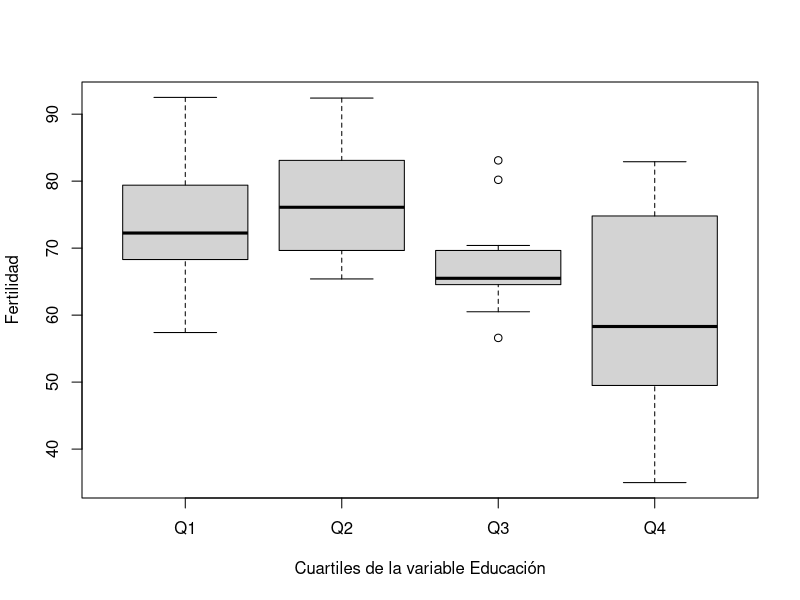
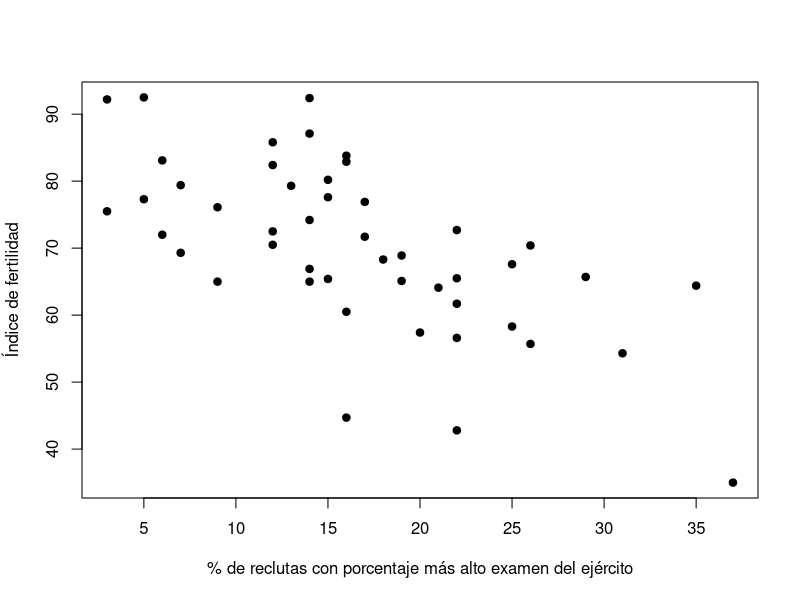

Source code (R) for these figures, in order:
## ---- chunk 1
minutos=c("0<10","10<20","20<30","30<40","40<50","50<60")
num.vuelos=c(30,25,13,6,5,4)
minutos.left=seq(from=0,to=50,by=10)
minutos.right=minutos.left+10
minutos.pm = (minutos.left+minutos.right)/2
tabla=rbind(minutos,num.vuelos)
tabla=as.data.frame(tabla)
colnames(tabla)=c()
rownames(tabla)=c("Minutos de retraso","Número de vuelos")
library(knitr)
library(kableExtra)
knitr::kable(tabla,escape=FALSE)  %>%
  kable_styling(position = "center")
## ---- chunk 2
tabla2=data.frame(minutos,num.vuelos,minutos.pm,num.vuelos*minutos.pm)
names(tabla2)=c("Minutos de retraso","Frecuencia $f_i$ (número de vuelos)","Valores centrales $m_i$","$f_i\\cdot m_i$")
rownames(tabla2)=c()
sumas.tabla2=c("",sum(num.vuelos),"",sum(minutos.pm*num.vuelos))
tabla2=rbind(tabla2,sumas.tabla2)
tabla2[7,1]="Sumas"
knitr::kable(tabla2,align='crr',escape=FALSE)  %>%
  kable_styling(position = "center") %>% 
row_spec(7,bold="TRUE",color="red")
## ---- chunk 3
options(scipen=999)
media.retraso=sum(minutos.pm*num.vuelos)/sum(num.vuelos)
tabla3=data.frame(minutos,num.vuelos,minutos.pm,num.vuelos*minutos.pm,round(minutos.pm-media.retraso,3),round(minutos.pm-media.retraso,3)^2,round((minutos.pm-media.retraso)^2*num.vuelos,3))
names(tabla3)=c("Minutos","$f_i$","$m_i$","$f_i\\cdot m_i$","$m_i-\\overline{x}$","$(m_i-\\overline{x})^2$","$f_i\\cdot (m_i-\\overline{x})^2$")
rownames(tabla3)=c()
sumas.tabla3=c("",sum(num.vuelos),"",sum(minutos.pm*num.vuelos),"","",round(sum(num.vuelos*(minutos.pm-media.retraso)^2),3))
tabla3=rbind(tabla3,sumas.tabla3)
tabla3[7,1]="Sumas"
knitr::kable(tabla3,align='crrrrrr',escape=FALSE)  %>%
  kable_styling(position = "center") %>% 
row_spec(7,bold="TRUE",color="red")
## ---- chunk 4
poblaciones=matrix(c(1, 2, 3, 4, 5, 6, 7, 8, 1, 1, 1, 1, 8, 8, 8, 8,1, 1, 4, 4, 5, 5, 8, 8, -6, -3, 0, 3, 6, 9, 12, 15),nrow=4,byrow=TRUE)
## ---- chunk 5
valores=poblaciones[1,]
tabla4=cbind(valores,valores-mean(poblaciones[1,]),(valores-mean(poblaciones[1,]))^2)
colnames(tabla4)=c("$x_i$","$x_i-4.5$","$(x_i-4.5)^2$")
sumas.tabla4=c("","",sum((poblaciones[1,]-mean(poblaciones[1,]))^2))
tabla4=rbind(tabla4,sumas.tabla4)
rownames(tabla4)=c()
tabla4[9,1]="Sumas"
knitr::kable(tabla4,align='crr',escape=FALSE)  %>%
  kable_styling(position = "center") %>% 
row_spec(9,bold="TRUE",color="red")
## ---- chunk 6
valores=poblaciones[2,]
tabla4=cbind(valores,valores-mean(poblaciones[2,]),(valores-mean(poblaciones[2,]))^2)
colnames(tabla4)=c("$x_i$","$x_i-4.5$","$(x_i-4.5)^2$")
sumas.tabla4=c("","",sum((poblaciones[2,]-mean(poblaciones[2,]))^2))
tabla4=rbind(tabla4,sumas.tabla4)
rownames(tabla4)=c()
tabla4[9,1]="Sumas"
knitr::kable(tabla4,align='crr',escape=FALSE)  %>%
  kable_styling(position = "center") %>% 
row_spec(9,bold="TRUE",color="red")
## ---- chunk 7
valores=poblaciones[3,]
tabla4=cbind(valores,valores-mean(poblaciones[3,]),(valores-mean(poblaciones[3,]))^2)
colnames(tabla4)=c("$x_i$","$x_i-4.5$","$(x_i-4.5)^2$")
sumas.tabla4=c("","",sum((poblaciones[3,]-mean(poblaciones[3,]))^2))
tabla4=rbind(tabla4,sumas.tabla4)
rownames(tabla4)=c()
tabla4[9,1]="Sumas"
knitr::kable(tabla4,align='crr',escape=FALSE)  %>%
  kable_styling(position = "center") %>% 
row_spec(9,bold="TRUE",color="red")
## ---- chunk 8
valores=poblaciones[4,]
tabla4=cbind(valores,valores-mean(poblaciones[4,]),(valores-mean(poblaciones[4,]))^2)
colnames(tabla4)=c("$x_i$","$x_i-4.5$","$(x_i-4.5)^2$")
sumas.tabla4=c("","",sum((poblaciones[4,]-mean(poblaciones[4,]))^2))
tabla4=rbind(tabla4,sumas.tabla4)
rownames(tabla4)=c()
tabla4[9,1]="Sumas"
knitr::kable(tabla4,align='crr',escape=FALSE)  %>%
  kable_styling(position = "center") %>% 
row_spec(9,bold="TRUE",color="red")
## ---- chunk 9
set.seed(2020)
tiempos=round(rnorm(50,25,5),2)
tabla=matrix(tiempos,nrow=5)
tabla=as.data.frame(tabla)
rownames(tabla)=c()
colnames(tabla)=c()
knitr::kable(tabla,escape=FALSE)  %>%
  kable_styling(position = "center")
## ---- chunk 10
tiempos.ordenados=sort(tiempos)
tabla2=matrix(tiempos.ordenados,nrow=5,byrow=TRUE)
tabla2=as.data.frame(tabla2)
rownames(tabla2)=c()
colnames(tabla2)=c()
tabla2[,5]=cell_spec(tabla2[,5],color=ifelse(tabla2[,5] ==31.49,"red","black"))
knitr::kable(tabla2,escape=FALSE)  %>%
  kable_styling(position = "center")
## ---- chunk 11
tabla=swiss
colnames(tabla)=c("Fertilidad","Agricultura","Examen","Educación","Católicos","Mortalidad infantil")
knitr::kable(tabla,escape=FALSE)  %>%
  kable_styling(position = "center")
## ---- chunk 12
valores.educacion=swiss$Education
tabla = as.data.frame(table(valores.educacion))
rownames(tabla)=c()
names(tabla)=c("Educación","Frecuencia $f_i$")
knitr::kable(tabla,align='rc',escape=FALSE)  %>%
  kable_styling(position = "center")
## ---- chunk 13
xi=sort(unique(valores.educacion))
fi=tabla[,2]
tabla2=data.frame(xi,fi,xi*fi)
names(tabla2)=c("Valores educación $x_i$","$f_i$","$f_i\\cdot x_i$")
rownames(tabla2)=c()
sumas.tabla2=c("",sum(fi),sum(xi*fi))
tabla2=rbind(tabla2,sumas.tabla2)
tabla2[20,1]="Sumas"
knitr::kable(tabla2,align='crr',escape=FALSE)  %>%
  kable_styling(position = "center") %>% 
row_spec(20,bold="TRUE",color="red")
## ---- chunk 14
xi=sort(unique(valores.educacion))
fi=tabla[,2]
mitjana=sum(xi*fi)/sum(fi)
tabla3=data.frame(xi,fi,xi*fi,round(xi-mitjana,3),round((xi-mitjana)^2,3),round(fi*(xi-mitjana)^2,3))
names(tabla3)=c("Valores educación $x_i$","$f_i$","$f_i\\cdot x_i$","$x_i-\\overline{x}$","$(x_i-\\overline{x})^2$","$f_i\\cdot (x_i-\\overline{x})^2$")
rownames(tabla3)=c()
sumas.tabla3=c("",sum(fi),sum(xi*fi),"","",round(sum(fi*(xi-mitjana)^2),3))
tabla3=rbind(tabla3,sumas.tabla3)
tabla3[20,1]="Sumas"
knitr::kable(tabla3,align='crrrrr',escape=FALSE)  %>%
  kable_styling(position = "center") %>% 
row_spec(20,bold="TRUE",color="red")
## ---- chunk 15
educacion.ordenados=sort(swiss$Education)
fila1=educacion.ordenados[1:20]
fila2=educacion.ordenados[21:40]
fila3=c(educacion.ordenados[41:47],rep("",20-7))
tabla8=rbind(fila1,fila2,fila3)
tabla8=as.data.frame(tabla8)
colnames(tabla8)=c()
rownames(tabla8)=c()
tabla8[,12]=cell_spec(tabla8[,12],color=ifelse(tabla8[,12] ==6,"red","black"))
tabla8[,4]=cell_spec(tabla8[,4],color=ifelse(tabla8[,4] ==8,"green","black"))
tabla8[,16]=cell_spec(tabla8[,16],color=ifelse(tabla8[,16] ==12,"magenta","black"))
knitr::kable(tabla8,align='rrrrrrrrrrrrrrrrrrrrrrrr',escape=FALSE)  %>%
  kable_styling(position = "center")
## ---- chunk 16
cuartil1=quantile(swiss$Education,0.25)
cuartil2=quantile(swiss$Education,0.5)
cuartil3=quantile(swiss$Education,0.75)
Educacion.agrupada=ifelse(swiss$Education <=cuartil1,"Q1",ifelse(swiss$Education <= cuartil2, "Q2",ifelse(swiss$Education <= cuartil3,"Q3","Q4")))
Educacion.agrupada = as.factor(Educacion.agrupada)
tabla9=data.frame(swiss$Education,swiss$Fertility,Educacion.agrupada)
rownames(tabla9)=rownames(swiss)
colnames(tabla9)=c("Educación","Fertilidad","Cuartil respecto educación")
knitr::kable(tabla9,align='rrr',escape=FALSE)  %>%
  kable_styling(position = "center")
## ---- chunk 17
boxplot(tabla9$Fertilidad ~ tabla9$`Cuartil respecto educación`,xlab="Cuartiles de la variable Educación",ylab="Fertilidad")
## ---- chunk 18
plot(swiss$Examination,swiss$Fertility,xlab="% de reclutas con porcentaje más alto examen del ejército",ylab="Índice de fertilidad",pch=19)

## ---- chunk 19
X=swiss$Examination
Y=swiss$Fertility
difX=X-mean(X)
difY=Y-mean(Y)
difX2=(X-mean(X))^2
difY2=(Y-mean(Y))^2
prodDifs=difX*difY
tabla11=data.frame(X,Y,difX,difX2,difY,difY2,prodDifs)
tabla10=data.frame(X,Y,round(difX,3),round(difX2,3),round(difY,3),round(difY2,3),round(prodDifs,3))
sumes=apply(tabla11,2,sum)
tabla10=rbind(tabla10,round(sumes,3))
knitr::kable(tabla10,col.names=c("$X$","$Y$","$X_i-\\overline{X}$","$(X_i-\\overline{X})^2$","$Y_i-\\overline{Y}$","$(Y_i-\\overline{Y})^2$","$(X_i-\\overline{X})(Y_i-\\overline{Y})$"),escape=FALSE) %>% 
row_spec(48,bold="TRUE",color="red")
nn=length(X)
